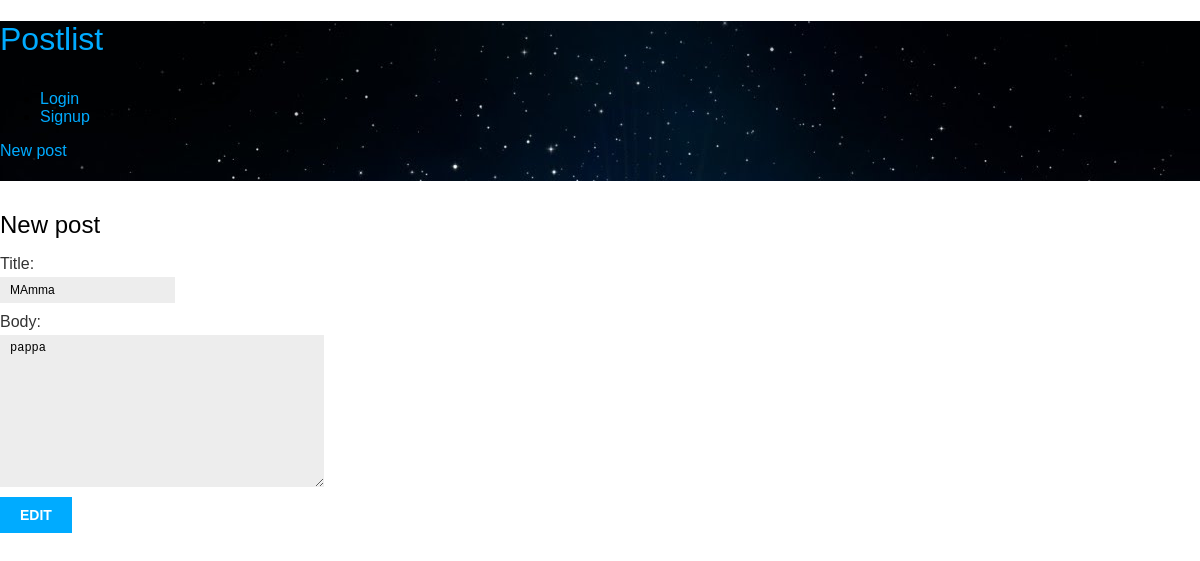
The app's page /edit_post/22/, older data.
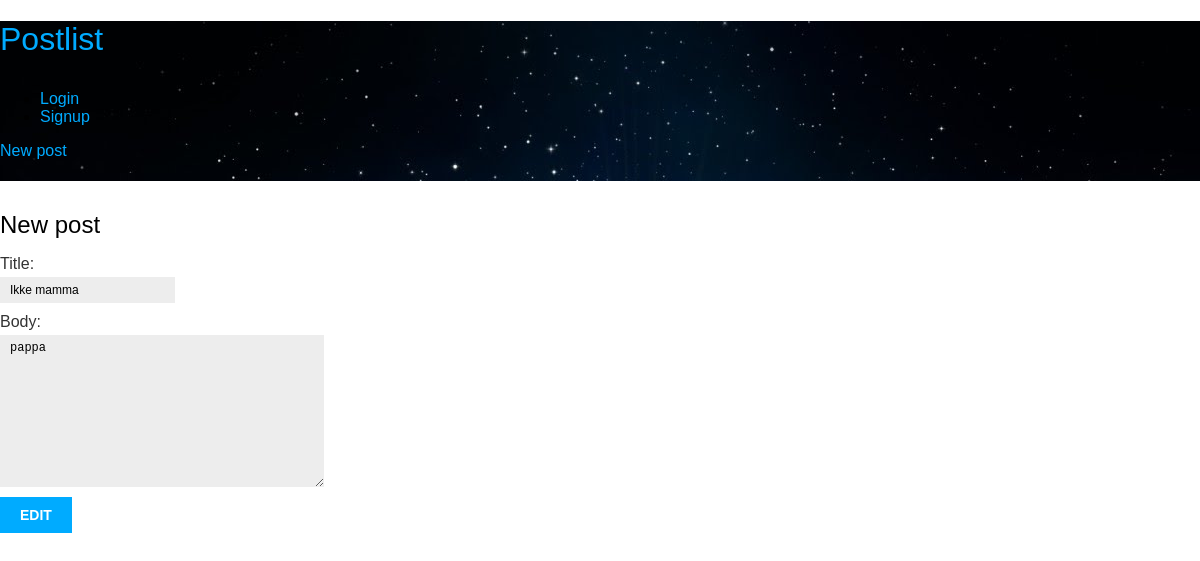
The same page, newer data.
### blog/models.py (models this page shows)
@python_2_unicode_compatible  # only if you need to support Python 2
class Post(models.Model):
    STATUS_CHOICES = (
        ('draft', 'Draft'),
        ('published', 'Published'),
    )
    title = models.CharField(max_length=250)
    slug = models.SlugField(max_length=250, unique_for_date='publish')
    author = models.ForeignKey(User, related_name='blog_posts')
    body = models.TextField()
    publish = models.DateTimeField(default=timezone.now)
    created = models.DateTimeField(auto_now_add=True)
    updated = models.DateTimeField(auto_now=True)
    status = models.CharField(max_length=10, choices=STATUS_CHOICES, default='draft')
    class Meta:
        ordering = ('-publish',)
    def __str__(self):
        return self.title

### blog/views.py (the view)
# urls.py: url(r'edit_post/(?P<id>[0-9]+)/$', views.post_edit, name="post_edit"),
def post_edit(request, id):
	post =  Post.objects.get(id=id) #get_object_or_404(Post, id=id)
	print post
	if (request.method == 'POST'):
		form = PostForm(request.POST, instance=post)
		if form.is_valid():
			post = form.save(commit=False)
			post.author = request.user
			post.save()
			return redirect('/')
	else:
		form = PostForm(instance=post)
	return render (request, 'blog/edit_post.html', {'form':form})

### blog/forms.py
class PostForm(forms.ModelForm):
	class Meta:
		model = Post
		fields = ['title', 'body',]

### blog/templates/blog/edit_post.html (shortened to what this page needs)
{% include 'partials/header.html' %}
<h2>New post</h2>
  <form method="POST" class="post-form">
      {{ form.as_p }}
      <br>
      <p><input type="submit" value="Edit"></p>
        <a href=""> <h4>Go back</h4></a>
</form>
{% include 'partials/footer.html' %}

Row changes from the older to the newer data that the page shows:
changed Post "pappa": title "MAmma" → "Ikke mamma"
